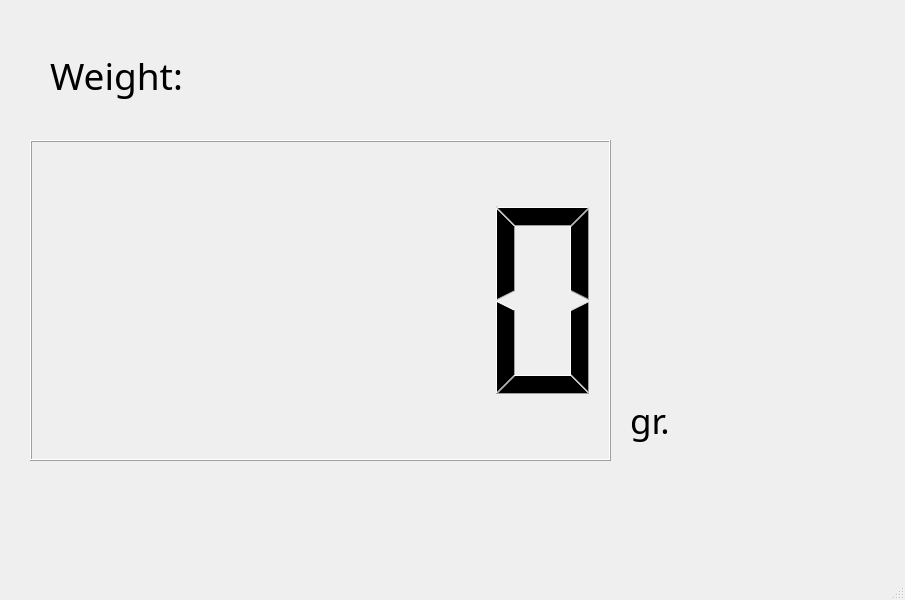
<?xml version="1.0" encoding="UTF-8"?>
<ui version="4.0">
 <class>MainWindow</class>
 <widget class="QMainWindow" name="MainWindow">
  <property name="geometry">
   <rect>
    <x>0</x>
    <y>0</y>
    <width>905</width>
    <height>600</height>
   </rect>
  </property>
  <property name="windowTitle">
   <string>MainWindow</string>
  </property>
  <widget class="QWidget" name="centralwidget">
   <widget class="QLCDNumber" name="weight">
    <property name="geometry">
     <rect>
      <x>30</x>
      <y>140</y>
      <width>581</width>
      <height>321</height>
     </rect>
    </property>
    <property name="autoFillBackground">
     <bool>false</bool>
    </property>
   </widget>
   <widget class="QLabel" name="label">
    <property name="geometry">
     <rect>
      <x>50</x>
      <y>50</y>
      <width>491</width>
      <height>51</height>
     </rect>
    </property>
    <property name="font">
     <font>
      <family>Arial Black</family>
      <pointsize>28</pointsize>
     </font>
    </property>
    <property name="text">
     <string>Weight: </string>
    </property>
   </widget>
   <widget class="QLabel" name="label_2">
    <property name="geometry">
     <rect>
      <x>630</x>
      <y>390</y>
      <width>101</width>
      <height>61</height>
     </rect>
    </property>
    <property name="font">
     <font>
      <family>Arial Black</family>
      <pointsize>26</pointsize>
     </font>
    </property>
    <property name="text">
     <string>gr.</string>
    </property>
   </widget>
  </widget>
  <widget class="QMenuBar" name="menubar">
   <property name="geometry">
    <rect>
     <x>0</x>
     <y>0</y>
     <width>905</width>
     <height>20</height>
    </rect>
   </property>
  </widget>
  <widget class="QStatusBar" name="statusbar"/>
 </widget>
 <resources/>
 <connections/>
</ui>
